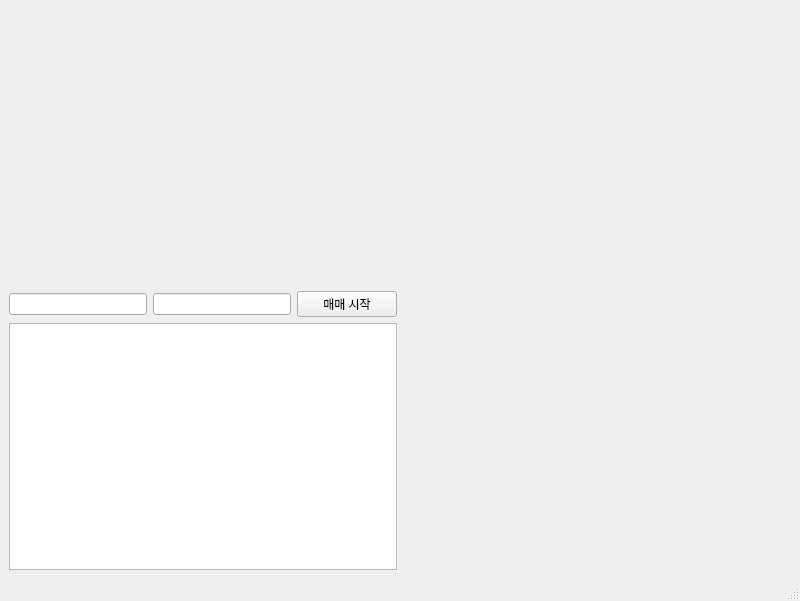
<?xml version="1.0" encoding="UTF-8"?>
<ui version="4.0">
 <class>MainWindow</class>
 <widget class="QMainWindow" name="MainWindow">
  <property name="geometry">
   <rect>
    <x>0</x>
    <y>0</y>
    <width>800</width>
    <height>601</height>
   </rect>
  </property>
  <property name="windowTitle">
   <string>MainWindow</string>
  </property>
  <widget class="QWidget" name="centralwidget">
   <layout class="QGridLayout" name="gridLayout">
    <item row="0" column="1">
     <widget class="OrderbookWidget" name="widget" native="true"/>
    </item>
    <item row="0" column="0">
     <layout class="QVBoxLayout" name="verticalLayout">
      <item>
       <widget class="OverviewWidget" name="widget_2" native="true">
        <property name="maximumSize">
         <size>
          <width>16777215</width>
          <height>120</height>
         </size>
        </property>
       </widget>
      </item>
      <item>
       <widget class="ChartWidget" name="widget_3" native="true">
        <property name="maximumSize">
         <size>
          <width>16777215</width>
          <height>150</height>
         </size>
        </property>
       </widget>
      </item>
      <item>
       <layout class="QHBoxLayout" name="horizontalLayout_2">
        <item>
         <widget class="QLineEdit" name="apiKey">
          <property name="sizePolicy">
           <sizepolicy hsizetype="Preferred" vsizetype="Fixed">
            <horstretch>0</horstretch>
            <verstretch>0</verstretch>
           </sizepolicy>
          </property>
          <property name="echoMode">
           <enum>QLineEdit::Password</enum>
          </property>
         </widget>
        </item>
        <item>
         <widget class="QLineEdit" name="secKey">
          <property name="sizePolicy">
           <sizepolicy hsizetype="Preferred" vsizetype="Fixed">
            <horstretch>0</horstretch>
            <verstretch>0</verstretch>
           </sizepolicy>
          </property>
          <property name="echoMode">
           <enum>QLineEdit::Password</enum>
          </property>
         </widget>
        </item>
        <item>
         <widget class="QPushButton" name="button">
          <property name="sizePolicy">
           <sizepolicy hsizetype="Minimum" vsizetype="Fixed">
            <horstretch>0</horstretch>
            <verstretch>0</verstretch>
           </sizepolicy>
          </property>
          <property name="maximumSize">
           <size>
            <width>100</width>
            <height>16777215</height>
           </size>
          </property>
          <property name="text">
           <string>매매 시작</string>
          </property>
         </widget>
        </item>
       </layout>
      </item>
      <item>
       <widget class="QTextEdit" name="textEdit">
        <property name="sizePolicy">
         <sizepolicy hsizetype="Preferred" vsizetype="Preferred">
          <horstretch>0</horstretch>
          <verstretch>0</verstretch>
         </sizepolicy>
        </property>
       </widget>
      </item>
     </layout>
    </item>
   </layout>
  </widget>
  <widget class="QMenuBar" name="menubar">
   <property name="geometry">
    <rect>
     <x>0</x>
     <y>0</y>
     <width>800</width>
     <height>21</height>
    </rect>
   </property>
  </widget>
  <widget class="QStatusBar" name="statusbar"/>
 </widget>
 <customwidgets>
  <customwidget>
   <class>OrderbookWidget</class>
   <extends>QWidget</extends>
   <header>orderbook</header>
   <container>1</container>
  </customwidget>
  <customwidget>
   <class>OverviewWidget</class>
   <extends>QWidget</extends>
   <header>overview</header>
   <container>1</container>
  </customwidget>
  <customwidget>
   <class>ChartWidget</class>
   <extends>QWidget</extends>
   <header>chart</header>
   <container>1</container>
  </customwidget>
 </customwidgets>
 <resources/>
 <connections/>
</ui>
